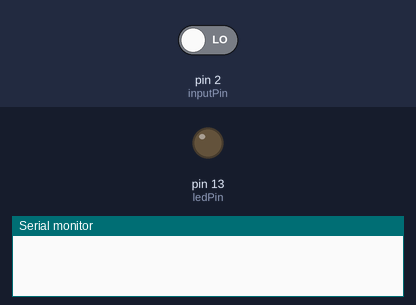
This sketch was run on a simulated Arduino Uno, built with avr-gcc and run on an emulated ATmega328P. On the bench: output pins drawn as LEDs (lit = HIGH), the last lines printed to the serial monitor. The inputs (shaded band) are chosen by the test bench; at power-on: pin 2 (inputPin) LOW.

Above: at 1.2 s.
1.3 s: pin 2 (inputPin) driven HIGH
At 2.4 s:
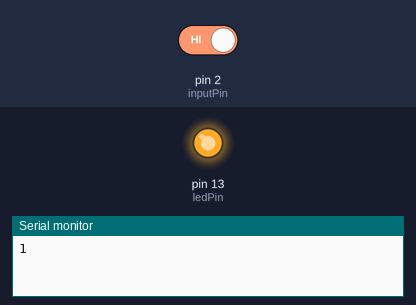
2.8 s: pin 2 (inputPin) driven LOW
At 3.5 s:
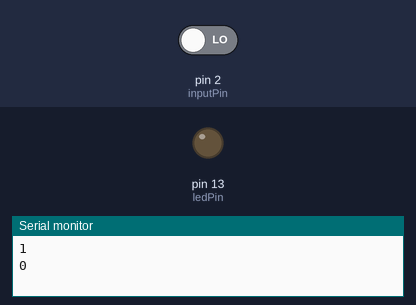
Timing chart, 0 to 5.8 s (numbered marks = the images above; inputs shaded):
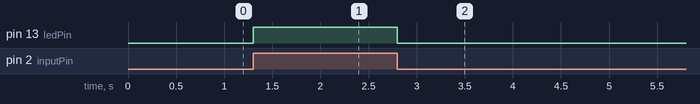

The sketch:

motiondetect.ino
```cpp
int ledPin = LED_BUILTIN;                // choose the pin for the LED
int inputPin = 2;               // choose the input pin (for PIR sensor)
int pirState = LOW;             // we start, assuming no motion detected
int val = 0;                    // variable for reading the pin status

void setup() {
  pinMode(ledPin, OUTPUT);      // declare LED as output
  pinMode(inputPin, INPUT);     // declare sensor as input
  digitalWrite(ledPin, LOW);
  Serial.begin(9600);
}

void loop(){
//  Serial.println("Loop");
  val = digitalRead(inputPin);  // read input value
//  Serial.println(val);
  if (val == HIGH)  // check if the input is HIGH
  {
    digitalWrite(ledPin, HIGH);  // turn LED ON

    if (pirState == LOW)
  {
      Serial.println("1"); // print on output change
      pirState = HIGH;
    }
  }
  else
  {
    digitalWrite(ledPin, LOW); // turn LED OFF

    if (pirState == HIGH)
  {
      Serial.println("0"); // print on output change
      pirState = LOW;
    }
  }
}
```

Measured:
- after the input at 1.3 s, pin 13 (ledPin): LOW → HIGH at once
- after the input at 2.8 s, pin 13 (ledPin): HIGH → LOW at once
